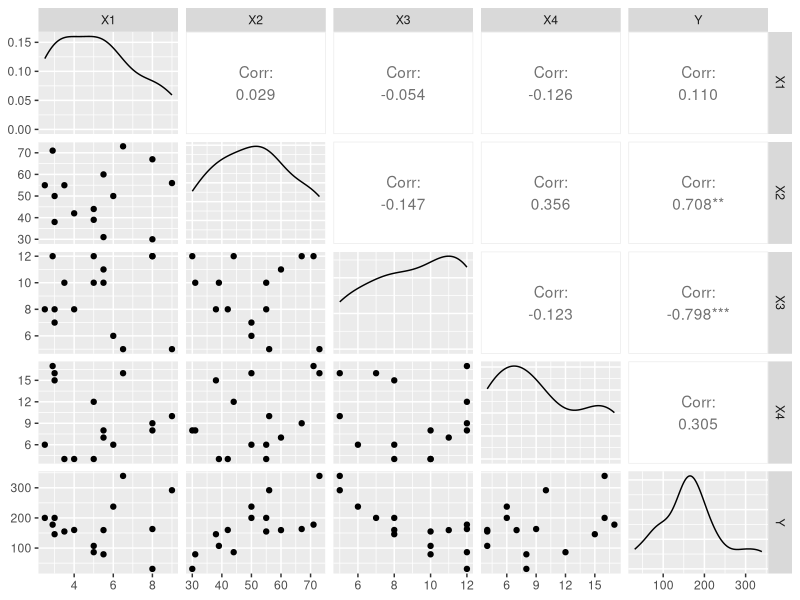
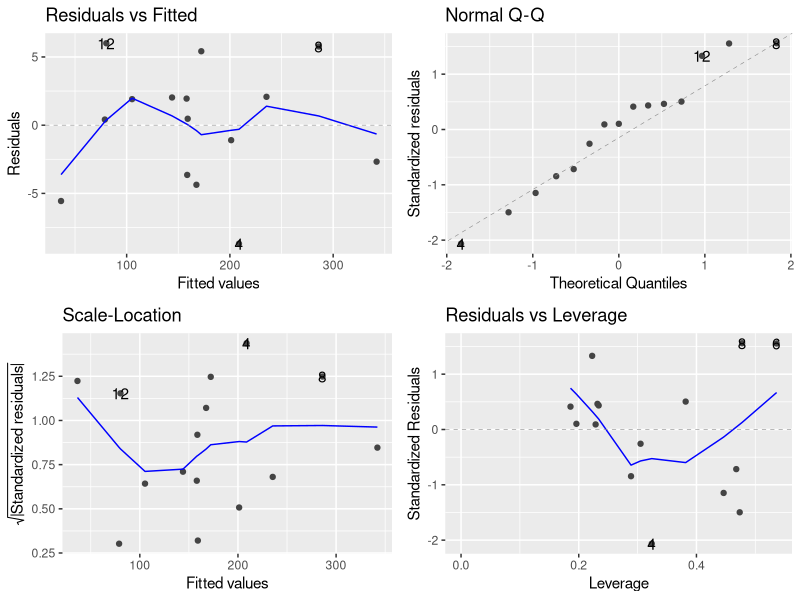

These figures' R source, in order:
library(tidyverse)
sales <- read_csv("data/sales.csv")

GGally::ggpairs(sales)

model_sales <- lm(Y ~ ., data = sales)
model_full <- lm(Y ~ ., data = sales)
model_res <- lm(Y ~ . - X4, data = sales)

library(ggplot2)
library(ggfortify)
autoplot(model_sales)

summary(model_sales)

model_sales_12 <- lm(Y ~ X1 + X2, data = sales)

SS_full_resid <- anova(model_sales)["Residuals", "Sum Sq"]
SS_res_resid <- anova(model_sales_12)["Residuals", "Sum Sq"]
(F_ratio <- ((SS_res_resid - SS_full_resid) / 2) / (SS_full_resid / (15 - 4 - 1)))

pf(F_ratio, df1 = 2, df2 = 15 - 4 - 1, lower.tail = FALSE)
